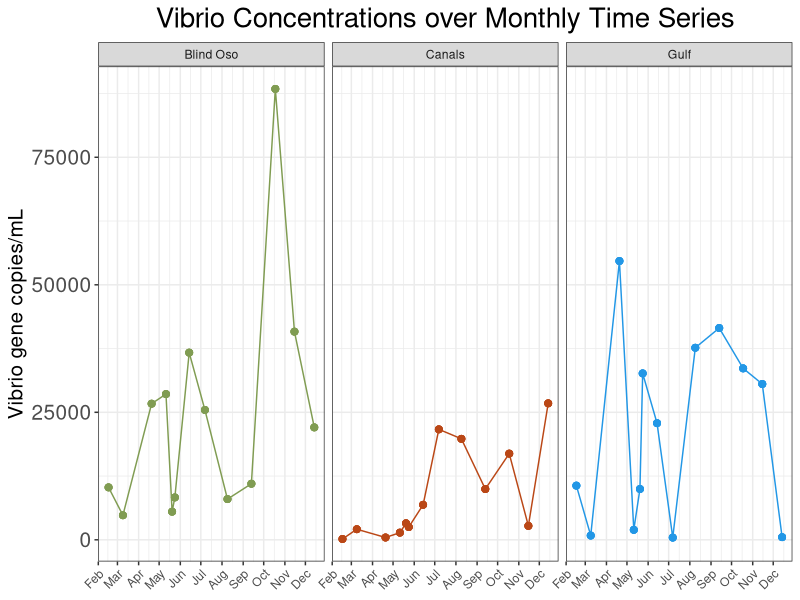
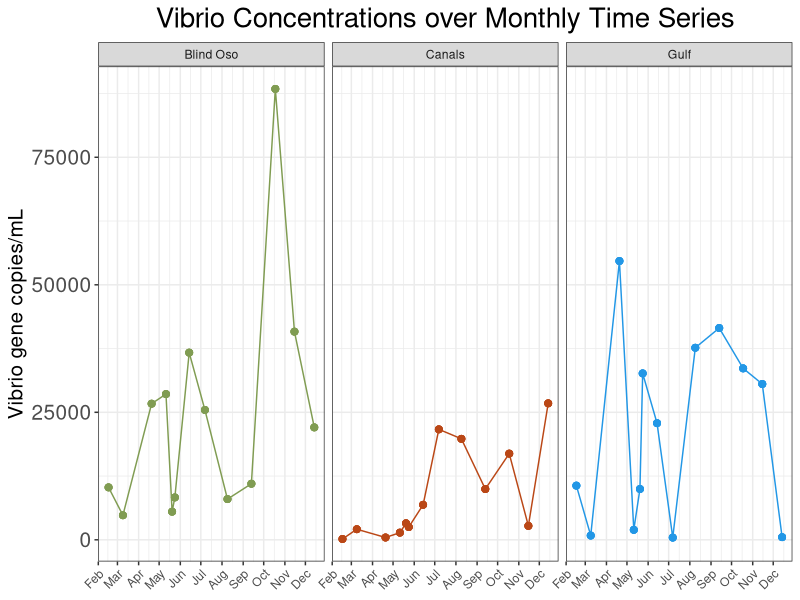

These charts were generated, in order, by the following R code:
## ---- chunk 1
library(tidyverse)
library(here)
library(ggpubr)
library(lubridate)
## ---- chunk 2
d1<- read_csv(here("data", "processed_data", "tx_master.csv"))
## ---- chunk 3
monthly<- d1 %>% 
  mutate(Type = case_when(d1$date == "2022-07-07"  ~ "Monthly", #This makes 7-7-23 a monthly value for July
                          d1$Type == "Monthly" ~ "Monthly")) %>%
  filter(Type %in% "Monthly") 
## ---- chunk 4
fig3 <- monthly %>%
  ggplot()+geom_point(
  aes(x = date,
      y = copies_mL,
      color = site),
  size = 2)+ 
  geom_line(
    aes(x = date,
        y = copies_mL,
        color = site))+
  facet_wrap(~site)+
  theme_bw()+
  labs(
    x = "Date",
    y = "Vibrio gene copies/mL",
    title = "Vibrio Concentrations over Monthly Time Series") +
  theme(
    plot.title = element_text(hjust = 0.5, size = 20),  #center title
    axis.title.x = element_blank(),
    axis.text.x = element_text(hjust = 1, angle = 45),
    axis.title.y = element_text(size = 15),
    axis.text.y = element_text(size = 15),
    legend.position = "none")+ #Removes legend
 scale_x_date(date_breaks="1 month", date_labels="%b")+

scale_color_manual(values = c("Blind Oso" = "#809C52",
                              "Canals" = "#ba4716",
                              "Gulf" = "4c848c"))
fig3

 ggsave(here("results", "plots", "total_vib__monthly.png"))
